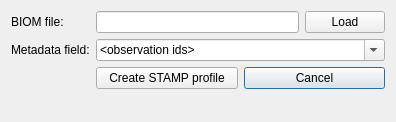
<?xml version="1.0" encoding="UTF-8"?>
<ui version="4.0">
 <class>CreateProfileBiomDlg</class>
 <widget class="QDialog" name="CreateProfileBiomDlg">
  <property name="geometry">
   <rect>
    <x>0</x>
    <y>0</y>
    <width>396</width>
    <height>122</height>
   </rect>
  </property>
  <property name="windowTitle">
   <string>Create profile</string>
  </property>
  <property name="windowIcon">
   <iconset>
    <normaloff>../icons/programIcon.png</normaloff>../icons/programIcon.png</iconset>
  </property>
  <layout class="QVBoxLayout" name="verticalLayout_2">
   <item>
    <layout class="QFormLayout" name="formLayout">
     <property name="fieldGrowthPolicy">
      <enum>QFormLayout::AllNonFixedFieldsGrow</enum>
     </property>
     <item row="0" column="0">
      <widget class="QLabel" name="lblTaxonomyFile">
       <property name="text">
        <string>BIOM file:</string>
       </property>
      </widget>
     </item>
     <item row="0" column="1">
      <layout class="QHBoxLayout" name="horizontalLayout">
       <item>
        <widget class="QLineEdit" name="txtBiomFile"/>
       </item>
       <item>
        <widget class="QPushButton" name="btnBiomFile">
         <property name="text">
          <string>Load</string>
         </property>
        </widget>
       </item>
      </layout>
     </item>
     <item row="1" column="0">
      <widget class="QLabel" name="label_2">
       <property name="text">
        <string>Metadata field:</string>
       </property>
      </widget>
     </item>
     <item row="1" column="1">
      <layout class="QHBoxLayout" name="horizontalLayout_2">
       <item>
        <widget class="QComboBox" name="cboMetadataField">
         <property name="editable">
          <bool>true</bool>
         </property>
         <item>
          <property name="text">
           <string>&lt;observation ids&gt;</string>
          </property>
         </item>
         <item>
          <property name="text">
           <string>COG_Category (PICRUSt COG analysis)</string>
          </property>
         </item>
         <item>
          <property name="text">
           <string>KEGG_Pathways (PICRUSt KEGG analysis)</string>
          </property>
         </item>
         <item>
          <property name="text">
           <string>taxonomy (QIIME OTU table)</string>
          </property>
         </item>
        </widget>
       </item>
      </layout>
     </item>
     <item row="2" column="0">
      <spacer name="horizontalSpacer">
       <property name="orientation">
        <enum>Qt::Horizontal</enum>
       </property>
       <property name="sizeHint" stdset="0">
        <size>
         <width>40</width>
         <height>20</height>
        </size>
       </property>
      </spacer>
     </item>
     <item row="2" column="1">
      <layout class="QHBoxLayout" name="horizontalLayout_4">
       <item>
        <widget class="QPushButton" name="btnCreateProfile">
         <property name="text">
          <string>Create STAMP profile</string>
         </property>
        </widget>
       </item>
       <item>
        <widget class="QPushButton" name="btnCancel">
         <property name="text">
          <string>Cancel</string>
         </property>
         <property name="default">
          <bool>true</bool>
         </property>
        </widget>
       </item>
      </layout>
     </item>
    </layout>
   </item>
  </layout>
 </widget>
 <resources/>
 <connections/>
 <designerdata>
  <property name="gridDeltaX">
   <number>10</number>
  </property>
  <property name="gridDeltaY">
   <number>10</number>
  </property>
  <property name="gridSnapX">
   <bool>true</bool>
  </property>
  <property name="gridSnapY">
   <bool>true</bool>
  </property>
  <property name="gridVisible">
   <bool>true</bool>
  </property>
 </designerdata>
</ui>
